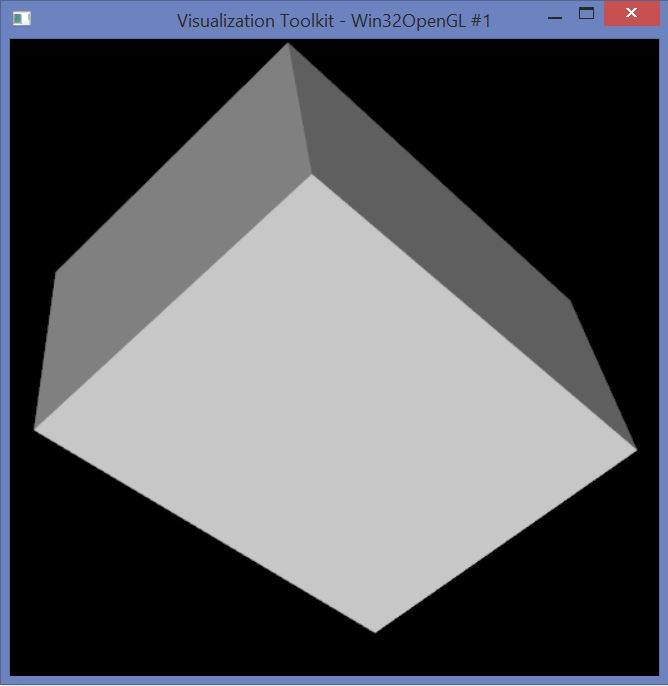

The script that drew this image:
import vtk


def main():
    cubeSource = vtk.vtkCubeSource()
    cubeSource.SetCenter (0,0,0)
    cubeSource.SetXLength (2.5)
    cubeSource.SetYLength (3.5)
    cubeSource.SetZLength (4.5)
    
    # Create a mapper and actor
    mapper = vtk.vtkPolyDataMapper()
    mapper.SetInputConnection(cubeSource.GetOutputPort())
    actor = vtk.vtkActor()
    actor.SetMapper(mapper)
    # Visualize
    renderer = vtk.vtkRenderer()
    renderWindow = vtk.vtkRenderWindow()
    renderWindow.AddRenderer(renderer)
    renderWindowInteractor = vtk.vtkRenderWindowInteractor()
    renderWindowInteractor.SetRenderWindow(renderWindow)
    renderer.AddActor(actor)
    renderWindow.Render()
    renderWindowInteractor.Start()


if __name__ == "__main__":
    main()
